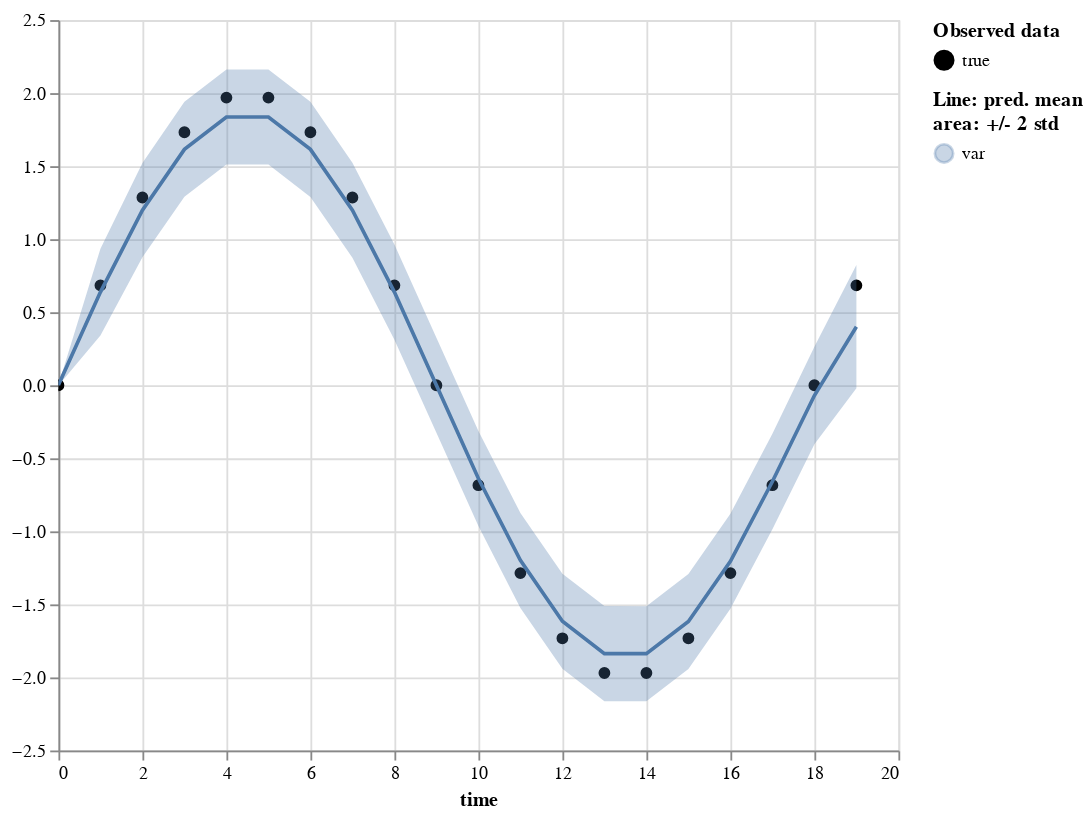

Here is the notebook cell this chart was saved with:
### Code cell
p1 = facet_variable(plot_df1, ys=["value", "mean"], error=True, gap_area=False, props=plt_props)
p1

### Figure 1 — Vega-Lite specification as saved in the notebook (floating-point values rounded to 4 significant figures)
{"config": {"view": {"continuousWidth": 400, "continuousHeight": 300}}, "vconcat": [{"hconcat": [{"layer": [{"mark": {"type": "point", "color": "black", "fillOpacity": 1, "strokeWidth": 1}, "encoding": {"fill": {"field": "is_present", "legend": {"title": ["Observed data"]}, "scale": {"range": ["black", "#ffffff00"]}, "type": "nominal"}, "shape": {"field": "is_present", "type": "nominal"}, "x": {"axis": {"domain": true, "labels": true, "ticks": true, "title": "time"}, "field": "time", "type": "quantitative"}, "y": {"field": "value", "scale": {"zero": false}, "title": "", "type": "quantitative"}}}, {"mark": "errorband", "encoding": {"color": {"field": "variable", "legend": {"title": ["Line: pred. mean", "area: +/- 2 std"]}, "type": "nominal"}, "x": {"field": "time", "type": "quantitative"}, "y": {"field": "err_low", "scale": {"zero": false}, "title": "", "type": "quantitative"}, "y2": {"field": "err_high"}}, "name": "view_2"}, {"mark": "line", "encoding": {"color": {"field": "variable", "type": "nominal"}, "x": {"field": "time", "type": "quantitative"}, "y": {"field": "mean", "scale": {"zero": false}, "title": "", "type": "quantitative"}}}], "height": 400, "title": "", "width": 460}]}], "data": {"name": "data-285426b18250d2bbeb1a83babad8f60b"}, "params": [{"name": "param_8", "select": {"type": "interval", "encodings": ["x"]}, "bind": "scales", "views": ["view_2"]}], "$schema": "https://vega.github.io/schema/vega-lite/v5.2.0.json", "datasets": {"data-285426b18250d2bbeb1a83babad8f60b": [{"time": 0, "is_present": true, "variable": "var", "value": 0.0, "mean": 0.001282, "std": 0.001005, "err_low": -0.000728, "err_high": 0.003293}, {"time": 1, "is_present": true, "variable": "var", "value": 0.684, "mean": 0.6383, "std": 0.1485, "err_low": 0.3413, "err_high": 0.9352}, {"time": 2, "is_present": true, "variable": "var", "value": 1.286, "mean": 1.199, "std": 0.1614, "err_low": 0.876, "err_high": 1.522}, {"time": 3, "is_present": true, "variable": "var", "value": 1.732, "mean": 1.615, "std": 0.1626, "err_low": 1.29, "err_high": 1.94}, {"time": 4, "is_present": true, "variable": "var", "value": 1.97, "mean": 1.837, "std": 0.1627, "err_low": 1.511, "err_high": 2.162}, {"time": 5, "is_present": true, "variable": "var", "value": 1.97, "mean": 1.837, "std": 0.1627, "err_low": 1.511, "err_high": 2.162}, {"time": 6, "is_present": true, "variable": "var", "value": 1.732, "mean": 1.615, "std": 0.1627, "err_low": 1.29, "err_high": 1.941}, {"time": 7, "is_present": true, "variable": "var", "value": 1.286, "mean": 1.199, "std": 0.1627, "err_low": 0.8734, "err_high": 1.524}, {"time": 8, "is_present": true, "variable": "var", "value": 0.684, "mean": 0.6379, "std": 0.1627, "err_low": 0.3125, "err_high": 0.9633}, {"time": 9, "is_present": true, "variable": "var", "value": -1.748e-07, "mean": -1.52e-06, "std": 0.1627, "err_low": -0.3254, "err_high": 0.3254}, {"time": 10, "is_present": true, "variable": "var", "value": -0.684, "mean": -0.6379, "std": 0.1627, "err_low": -0.9633, "err_high": -0.3125}, {"time": 11, "is_present": true, "variable": "var", "value": -1.286, "mean": -1.199, "std": 0.1627, "err_low": -1.524, "err_high": -0.8734}, {"time": 12, "is_present": true, "variable": "var", "value": -1.732, "mean": -1.615, "std": 0.1627, "err_low": -1.941, "err_high": -1.29}, {"time": 13, "is_present": true, "variable": "var", "value": -1.97, "mean": -1.837, "std": 0.1627, "err_low": -2.162, "err_high": -1.511}, {"time": 14, "is_present": true, "variable": "var", "value": -1.97, "mean": -1.837, "std": 0.1627, "err_low": -2.163, "err_high": -1.512}, {"time": 15, "is_present": true, "variable": "var", "value": -1.732, "mean": -1.617, "std": 0.1627, "err_low": -1.942, "err_high": -1.292}, {"time": 16, "is_present": true, "variable": "var", "value": -1.286, "mean": -1.205, "std": 0.1627, "err_low": -1.53, "err_high": -0.8795}, {"time": 17, "is_present": true, "variable": "var", "value": -0.684, "mean": -0.6587, "std": 0.1631, "err_low": -0.9849, "err_high": -0.3326}, {"time": 18, "is_present": true, "variable": "var", "value": 3.497e-07, "mean": -0.07023, "std": 0.167, "err_low": -0.4041, "err_high": 0.2637}, {"time": 19, "is_present": true, "variable": "var", "value": 0.684, "mean": 0.4012, "std": 0.211, "err_low": -0.02077, "err_high": 0.8231}]}}
